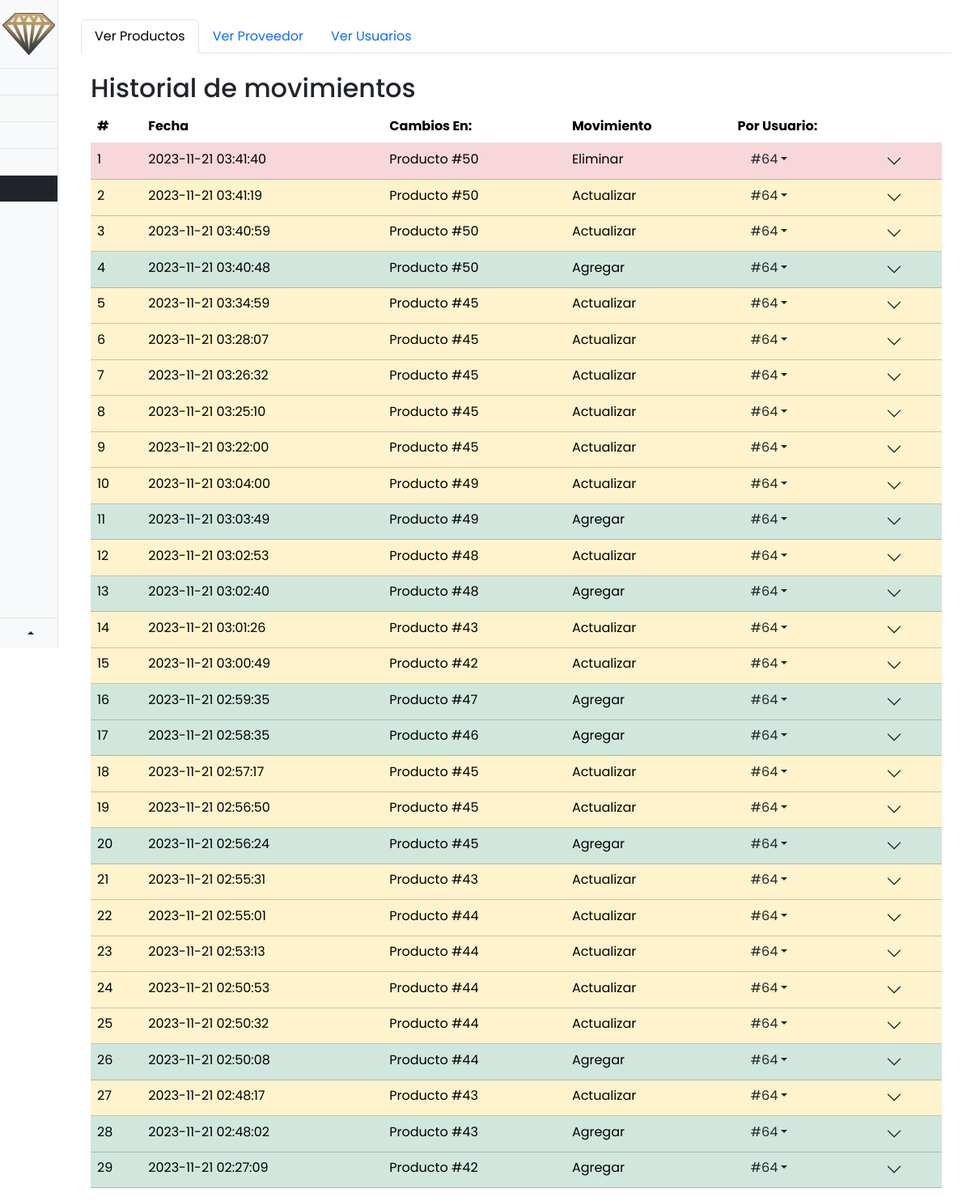
Screenshot of /movimientos/readProductos.php (signed in) with the database file from the repository.
### tables this page shows
CREATE TABLE IF NOT EXISTS `movimientos` (
  `id_movimiento` int(11) NOT NULL AUTO_INCREMENT,
  `fecha_movimiento` datetime NOT NULL,
  `tabla` varchar(20) NOT NULL,
  `id_tabla_PK` int(11) NOT NULL,
  `id_tabla_r_PK` int(11) DEFAULT NULL,
  `tipo_movimiento` varchar(20) NOT NULL,
  `id_usr` int(11) UNSIGNED NOT NULL,
  PRIMARY KEY (`id_movimiento`)
);

### autoload.php (called while the page is built, shortened)
<?php
    spl_autoload_register(function ($class_name) {
        $url = str_replace("\\", "/", 'sources/' . $class_name . '.php');
    });
?>

### sources/modelos/conexion.php (called while the page is built, shortened)
<?php
    class conexion{
        private $servername= "localhost";
        private $username= "root";
        private $password= "";
        private $dbname= "jemas";
        public function __construct()
        {
            try{
                $this->conn= new PDO("mysql:host=$this->servername;dbname=$this->dbname", $this->username, $this->password);
            }
            catch(PDOException $e) {
                echo "Error: " . $e->getMessage();
            }
        }
    }
?>

### sources/modelos/movimientos.php (called while the page is built, shortened)
<?php
class movimientos extends conexion {
    public function GetMovByTable($table) {
        $sql = "SELECT * FROM movimientos WHERE tabla = :tableAffected ORDER BY fecha_movimiento DESC";
        $execute = $this->conn->prepare($sql);
        $execute->bindParam(':tableAffected', $table, PDO::PARAM_STR);
        $execute->execute();
        $historialMovimientos = $execute->fetchAll(PDO::FETCH_ASSOC);
        return $historialMovimientos;
    }
    public function DiccMov(){
        $dictionary = array(
            0 => array(
                'class' => 'table-danger',
                'kind' => 'Eliminar',
             ),
            1 => array(
                'class' => 'table-warning',
                'kind' => 'Actualizar',
             ),
            2 => array(
                'class' => 'table-success',
                'kind' => 'Agregar',
             ),
        );
        return $dictionary;
    }
}
?>

### movimientos/readProductos.php (the view, shortened to what this page needs)
<?php
 require_once("../autoload.php");
    $movimientos = new movimientos();
 $results = $movimientos->GetMovByTable('productos');
 $dictionary = $movimientos->DiccMov();
?>
<!DOCTYPE html>
<html lang="en">
<head>
    <link rel="stylesheet" href="https://cdn.jsdelivr.net/npm/bootstrap@5.3.2/dist/css/bootstrap.min.css">
    <link rel="stylesheet" href="../sources/css/root.css">
</head>
<body class="container-fluid">
    <section class="index_section row">
        <nav class="navHome d-flex flex-column flex-shrink-0 bg-light p-0 border-end" style="width: 4.5rem; position: sticky; height: 100vh; top: 0;">
            <a href="#" class="d-block py-3 text-decoration-none mx-auto" data-bs-toggle="tooltip" data-bs-placement="right" title="JEMAS">
                <img src="../sources/imgs/logo.png" alt="" srcset="" style="width: 65px;">
            </a>
            <ul class="nav nav-pills nav-flush flex-column mb-auto text-center">
                <li class="nav-item">
                    <a href="../dashboard.php" class="nav-link py-3 border-bottom rounded-0 link-dark border-top" data-bs-toggle="tooltip" data-bs-placement="right" title="Home">
                    </a>
                </li>
                <li class="option">
                    <a href="../inventario/read.php" class="option_container nav-link py-3 border-bottom rounded-0 link-dark" data-bs-toggle="tooltip" data-bs-placement="right" title="Inventario">
                    </a>
                </li>
                <li class="option">
                    <a href="../proveedores/read.php" class="option_container nav-link py-3 border-bottom rounded-0 link-dark" data-bs-toggle="tooltip" data-bs-placement="right" title="Proveedores">
                    </a>
                </li>
                <li class="option">
                    <a href="../empleados/read.php" class="option_container nav-link py-3 border-bottom rounded-0 link-dark" data-bs-toggle="tooltip" data-bs-placement="right" title="Empleados">
                    </a>
                </li>
                <li class="option">
                    <a href="./read.php" class="option_container nav-link active py-3 border-bottom rounded-0 bg-dark" data-bs-toggle="tooltip" data-bs-placement="right" title="Movimientos">
                    </a>
                </li>
            </ul>
            <div class="border-top dropup">
                <a href="#" class="d-flex align-items-center justify-content-center p-3 link-dark text-decoration-none dropdown-toggle"
                    data-bs-toggle="dropdown"  data-bs-offset="10,0">
                </a>
            </div>
        </nav>
        <section class="main_container col-lg-11 ms-3">
            <ul class="nav nav-tabs my-4">
                <li class="nav-item">
                    <a href="./readProductos.php" class="nav-link active" aria-current="page">Ver Productos</a>
                </li>
                <li class="nav-item">
                    <a href="./readProveedores.php" class="nav-link">Ver Proveedor</a>
                </li>
                <li class="nav-item">
                    <a href="./readUsuarios.php" class="nav-link">Ver Usuarios</a>
                </li>
            </ul>
            <section class="dashboard_container container" id="mainContainer">
                <h2>Historial de movimientos</h2>
                <table class="table table-hover">
                    <thead>
                        <tr>
                            <th>#</th>
                            <th>Fecha</th>
                            <th>Cambios En:</th>
                            <th>Movimiento</th>
                            <th>Por Usuario:</th>
                        </tr>
                    </thead>
                    <tbody>
                        <?php foreach($results as $index => $result): ?>
                            <tr class="<?= $dictionary[$result['tipo_movimiento']]['class'] ?>">
                                <td><?= $index + 1 ?></td>
                                <td><?= $result['fecha_movimiento'] ?></td>
                                <td>Producto #<?= $result['id_tabla_PK'] ?></td>
                                <td><?= $dictionary[$result['tipo_movimiento']]['kind'] ?></td>
                                <td>
                                    <div class="row">
                                        <div class="col-8">
                                            <a href="#" class="p-3 link-dark text-decoration-none dropdown-toggle" data-bs-toggle="dropdown">#<?= $result['id_usr'] ?></a>
                                        </div>
                                        <div class="accordion col-2">
                                            <button type="button" class="accordion-button collapsed bg-transparent shadow-none p-1" data-bs-toggle="collapse" data-bs-target="#dropdownTableButton<?= $result['id_movimiento'] ?>"></button>
                                        </div>
                                    </div>
                                </td>
                             <tr>
                        <?php endforeach; ?>
                    </tbody>
                </table>
            </section>
        </section>
</body>
</html>

### sources/css/root.css (style rules this page uses)
:root { --main-color: #3c363c; --secondary-color: #F4F4F4; --select-gradiant: linear-gradient(90deg, rgba(255, 255, 255, 0.34) 0%, transparent 100%); --positive-spend: rgb(49, 188, 95); --negative-spend: rgb(255, 51, 122); --hightlight-words: #FFB6C1; --font-bold: 'Poppins', sans-serif; }
body { font-family: var(--font-bold) }

### rows the page displays
movimientos: fecha_movimiento "2023-11-21 03:41:40", id_tabla_PK "50", tipo_movimiento "Eliminar", id_usr "64"
movimientos: fecha_movimiento "2023-11-21 03:41:19", id_tabla_PK "50", tipo_movimiento "Actualizar", id_usr "64"
movimientos: fecha_movimiento "2023-11-21 03:40:59", id_tabla_PK "50", tipo_movimiento "Actualizar", id_usr "64"
movimientos: fecha_movimiento "2023-11-21 03:40:48", id_tabla_PK "50", tipo_movimiento "Agregar", id_usr "64"
movimientos: fecha_movimiento "2023-11-21 03:34:59", id_tabla_PK "45", tipo_movimiento "Actualizar", id_usr "64"
movimientos: fecha_movimiento "2023-11-21 03:28:07", id_tabla_PK "45", tipo_movimiento "Actualizar", id_usr "64"
movimientos: fecha_movimiento "2023-11-21 03:26:32", id_tabla_PK "45", tipo_movimiento "Actualizar", id_usr "64"
movimientos: fecha_movimiento "2023-11-21 03:25:10", id_tabla_PK "45", tipo_movimiento "Actualizar", id_usr "64"
movimientos: fecha_movimiento "2023-11-21 03:22:00", id_tabla_PK "45", tipo_movimiento "Actualizar", id_usr "64"
movimientos: fecha_movimiento "2023-11-21 03:04:00", id_tabla_PK "49", tipo_movimiento "Actualizar", id_usr "64"
movimientos: fecha_movimiento "2023-11-21 03:03:49", id_tabla_PK "49", tipo_movimiento "Agregar", id_usr "64"
movimientos: fecha_movimiento "2023-11-21 03:02:53", id_tabla_PK "48", tipo_movimiento "Actualizar", id_usr "64"
movimientos: fecha_movimiento "2023-11-21 03:02:40", id_tabla_PK "48", tipo_movimiento "Agregar", id_usr "64"
movimientos: fecha_movimiento "2023-11-21 03:01:26", id_tabla_PK "43", tipo_movimiento "Actualizar", id_usr "64"
movimientos: fecha_movimiento "2023-11-21 03:00:49", id_tabla_PK "42", tipo_movimiento "Actualizar", id_usr "64"
movimientos: fecha_movimiento "2023-11-21 02:59:35", id_tabla_PK "47", tipo_movimiento "Agregar", id_usr "64"
movimientos: fecha_movimiento "2023-11-21 02:58:35", id_tabla_PK "46", tipo_movimiento "Agregar", id_usr "64"
movimientos: fecha_movimiento "2023-11-21 02:57:17", id_tabla_PK "45", tipo_movimiento "Actualizar", id_usr "64"
movimientos: fecha_movimiento "2023-11-21 02:56:50", id_tabla_PK "45", tipo_movimiento "Actualizar", id_usr "64"
movimientos: fecha_movimiento "2023-11-21 02:56:24", id_tabla_PK "45", tipo_movimiento "Agregar", id_usr "64"
movimientos: fecha_movimiento "2023-11-21 02:55:31", id_tabla_PK "43", tipo_movimiento "Actualizar", id_usr "64"
movimientos: fecha_movimiento "2023-11-21 02:55:01", id_tabla_PK "44", tipo_movimiento "Actualizar", id_usr "64"
movimientos: fecha_movimiento "2023-11-21 02:53:13", id_tabla_PK "44", tipo_movimiento "Actualizar", id_usr "64"
movimientos: fecha_movimiento "2023-11-21 02:50:53", id_tabla_PK "44", tipo_movimiento "Actualizar", id_usr "64"
movimientos: fecha_movimiento "2023-11-21 02:50:32", id_tabla_PK "44", tipo_movimiento "Actualizar", id_usr "64"
movimientos: fecha_movimiento "2023-11-21 02:50:08", id_tabla_PK "44", tipo_movimiento "Agregar", id_usr "64"
movimientos: fecha_movimiento "2023-11-21 02:48:17", id_tabla_PK "43", tipo_movimiento "Actualizar", id_usr "64"
movimientos: fecha_movimiento "2023-11-21 02:48:02", id_tabla_PK "43", tipo_movimiento "Agregar", id_usr "64"
movimientos: fecha_movimiento "2023-11-21 02:27:09", id_tabla_PK "42", tipo_movimiento "Agregar", id_usr "64"
